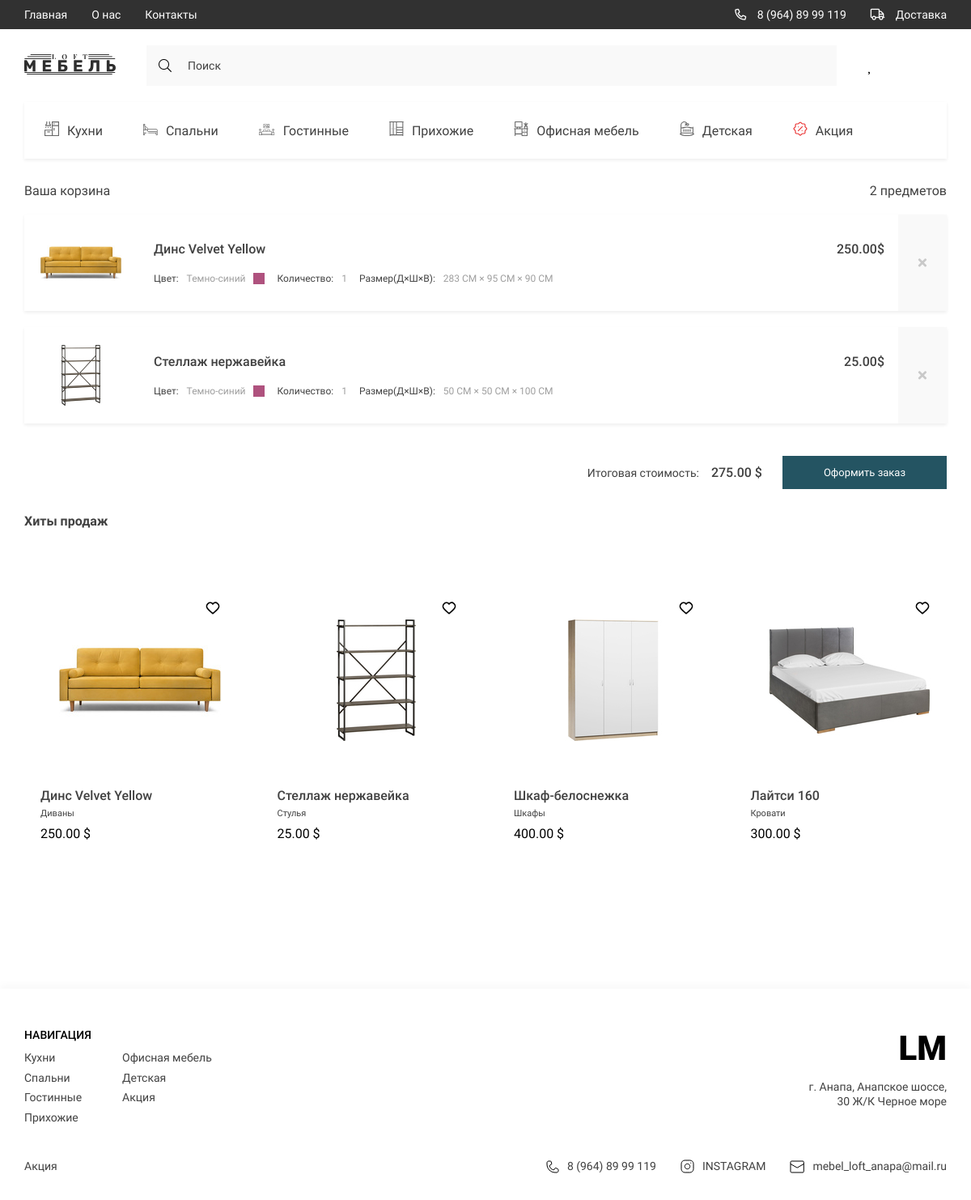
Page /basket/ (signed in) on the committed database.
### products/models.py (models this page shows, shortened)
class Subcategory(models.Model):
    name = models.CharField(max_length=150, unique=True)
    icon = models.FileField(upload_to='icons', null=True, blank=True)

class Basket(models.Model):
    user = models.ForeignKey(to=User, on_delete=models.CASCADE)
    product = models.ForeignKey(to=Products, on_delete=models.CASCADE)
    quantity = models.PositiveIntegerField(default=0)
    created_timestamp = models.DateTimeField(auto_now_add=True)
    product_name = models.CharField(max_length=150)
    price = models.DecimalField(max_digits=9, decimal_places=2, default=0.0)
    length = models.CharField(max_length=20, default=0)
    width = models.CharField(max_length=20, default=0)
    height = models.CharField(max_length=20, default=0)
    main_foto = models.ImageField(upload_to='main_product_images', null=True, blank=True)
    order_date = models.DateField(auto_now_add=True)
    objects = BasketQuerySet.as_manager()
    def sum(self):
        return self.product.price * self.quantity

class Products(models.Model):
    product_name = models.CharField(max_length=150)
    description = models.TextField()
    price = models.DecimalField(max_digits=9, decimal_places=2)
    goods_in_stocks = models.PositiveIntegerField(default=0)
    characteristics = models.TextField()
    length = models.CharField(max_length=20, default=0)
    width = models.CharField(max_length=20, default=0)
    height = models.CharField(max_length=20, default=0)
    main_foto =models.ImageField(upload_to='main_product_images', null=True, blank=True)
    category = models.ForeignKey(to=Categories, on_delete=models.CASCADE)
    rating = models.FloatField(default=0)

class Categories(models.Model):
    name = models.CharField(max_length=50, unique=True)
    recommended_place_of_using = models.CharField(max_length=100)
    sub_category = models.ManyToManyField(Subcategory)
    def __str__(self):
        return self.name

### products/views.py (the view)
# urls.py: path('basket/', basket, name='basket'),
@login_required
def basket(request):
    product = Products.objects.all()[:4]
    basket_products = Basket.objects.filter(user=request.user)
    total_quantity = Basket.objects.filter(user=request.user).total_quantity()
    total_price = Basket.objects.filter(user=request.user).total_sum()
    subcategories = Subcategory.objects.all()
    sub_1 = subcategories[0:4]
    sub_2 = subcategories[4:7]
    sub_3 = subcategories[6]
    context = {
        'title': 'Store',
        'products_box': basket_products,
        'total_quantity': total_quantity,
        'total_price': total_price,
        'product_list': product,
        'subcategories': subcategories,
        'sub_1': sub_1,
        'sub_2': sub_2,
        'sub_3': sub_3
    }
    return render(request, 'basket1.html', context)

### products/models.py (called while the page is built)
    def total_sum(self):
        return sum(basket.sum() for basket in self)

    def total_quantity(self):
        return sum(basket.quantity for basket in self)

### products/templates/basket1.html (shortened to what this page needs)
{% extends 'base.html' %}
{% load static %}
{% block categories %}
{% for k in subcategories %}
<li>
    <a href="{% url 'products:filter' k.id %}" class="header__list-links">
        <span class="header__list-img">
            <img src="{{ k.icon.url }}" alt="icons">
        </span>
        {{ k.name }}
    </a>
</li>
{% endfor %}
{% endblock %}
{% block main %}
<main class="main">
    <div class="container">
        <section class="basket">
            <div class="basket__text">
                <h1 class="basket__title">Ваша корзина</h1>
                <span class="basket__count"><span>{{ total_quantity }}</span> предметов</span>
            </div>
            <div class="basket__items">
                {% for product in products_box %}
                <div class="basket__item">
                    <a href="#!" class="basket__item-img">
                        <img src="{{ product.main_foto.url }}" alt="product">
                    </a>
                    <div class="basket__item-content">
                        <div class="basket__item-text">
                            <h2 class="basket__item-title">{{ product.product_name }}</h2>
                            <p class="basket__item-price">
                                <span class="price"><span>{{ product.price }}</span>$</span>
                            </p>
                        </div>
                        <div class="basket__options">
                            <p class="basket__options-color">
                                Цвет:
                                <span class="color__name">Темно-синий</span>
                                <span class="color__block"></span>
                            </p>
                            <p class="basket__options-count">
                                Количество: <span>{{ product.quantity }}</span>
                            </p>
                            <p class="basket__options-size">
                                Размер(Д×Ш×В): <span>{{ product.length }} СМ × {{ product.width }} СМ × {{ product.height }} СМ</span>
                            </p>
                        </div>
                    </div>
                    <a href="{% url 'products:basket_remove' product.id %}" class="basket__delete">
                        <i class="fas fa-times"></i>
                    </a>
                </div>
                {% endfor %}
            </div>
            <form class="products__form">
                <span>Итоговая стоимость:<span class="products__form-price">{{ total_price }} $</span> </span>
                <button class="btn products__form-btn">Оформить заказ</button>
            </form>
        </section>
        <section class="products">
            <h2 class="products__title">Хиты продаж</h2>
            <div class="products__content">
                {% for i in product_list %}
                <div class="products__item">
                    <a href="{% url 'products:add_favourite' i.id %}" data-id="{{ product.id }}"
                       class="products__item-flex">
                    </a>
                    <a href="#"> <img src="{{ i.main_foto.url }}" alt=""
                                      class="products__item-img"></a>
                    <div class="products__item-text">
                        <h3 class="products__item-title">{{ i.product_name }}</h3>
                        <div class="products__item-desrc">{{ i.category }}</div>
                        <div class="products__item-price">{{ i.price }} $</div>
                    </div>
                </div>
                {% endfor %}
            </div>
        </section>
    </div>
</main>
{% endblock %}
{% block li_1 %}
{% for i in sub_1 %}
<li><a href="{% url 'products:filter' i.id %}" class="footer__navigate-links">{{ i.name }}</a></li>
{% endfor %}
{% endblock %}
{% block li_2 %}
{% for i in sub_2 %}
<li><a href="{% url 'products:filter' i.id %}" class="footer__navigate-links">{{ i.name }}</a></li>
{% endfor %}
{% endblock %}
{% block li_3 %}
<li><a href="{% url 'products:filter' sub_3.id %}" class="footer__navigate-links">{{ sub_3.name }}</a></li>
{% endblock %}

### products/templates/basket1.html (style rules this page uses)
.products__item-flex { display: block; margin-left: auto; }

### rows in the picture
Subcategory: icon (picture), name "Кухни"
Subcategory: icon (picture), name "Спальни"
Subcategory: icon (picture), name "Гостинные"
Subcategory: icon (picture), name "Прихожие"
Subcategory: icon (picture), name "Офисная мебель"
Subcategory: icon (picture), name "Детская"
Subcategory: icon (picture), name "Акция"
Basket: main_foto (picture), product_name "Динс Velvet Yellow", price "250.00", quantity "1", length "283", width "95", height "90"
Basket: main_foto (picture), product_name "Стеллаж нержавейка", price "25.00", quantity "1", length "50", width "50", height "100"
Products: main_foto (picture), product_name "Динс Velvet Yellow", category "Диваны", price "250.00"
Products: main_foto (picture), product_name "Стеллаж нержавейка", category "Стулья", price "25.00"
Products: main_foto (picture), product_name "Шкаф-белоснежка", category "Шкафы", price "400.00"
Products: main_foto (picture), product_name "Лайтси 160", category "Кровати", price "300.00"

### other values in the picture
{{ total_quantity }} "2"
{{ total_price }} "275.00"
